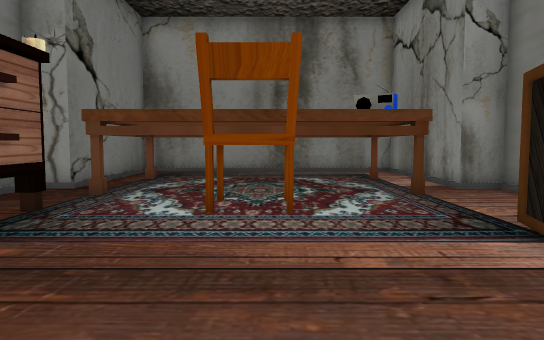
[1] (above)

12 first-person views from a walk through a Unity game level. The camera is 1.5 m above the floor, tilts 4° down and sees 70° across. The floor is counted in squares, 1.33 m on a side. Each view is taken from the middle of a square. On the plan, view 1 faces up. The plan holds only what a view shows up to about 14 squares ahead; the rest is blank. The player character is not drawn.

[2]
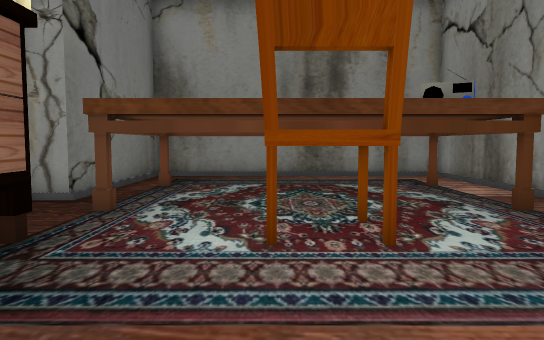

[3]
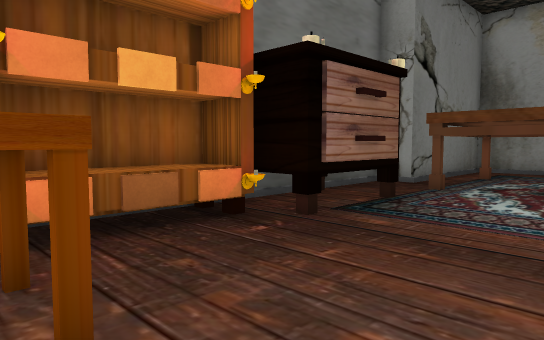

[4]
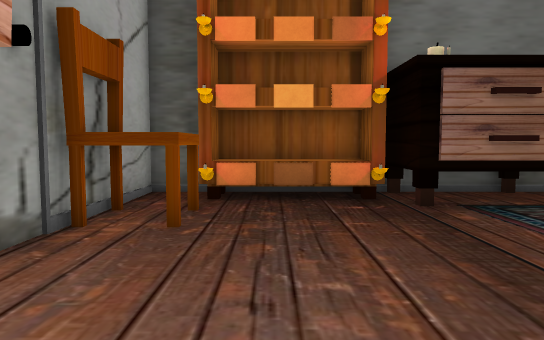

[5]
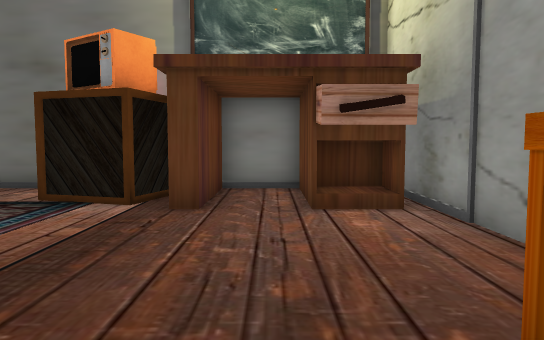

[6]
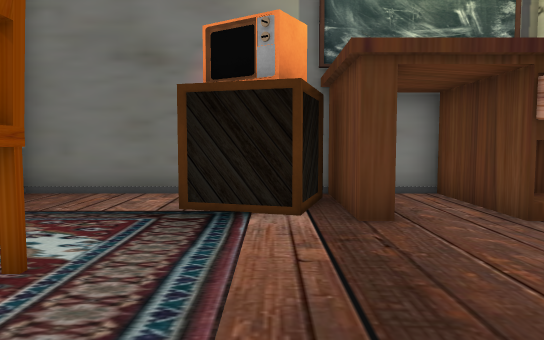

[7]
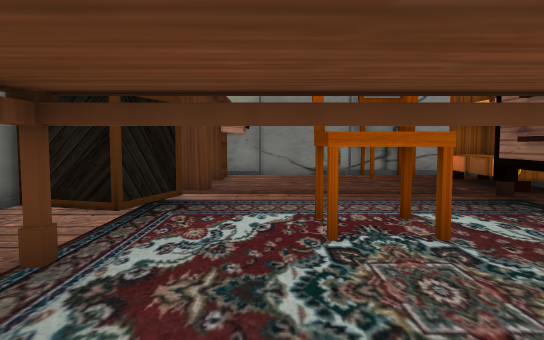

[8]
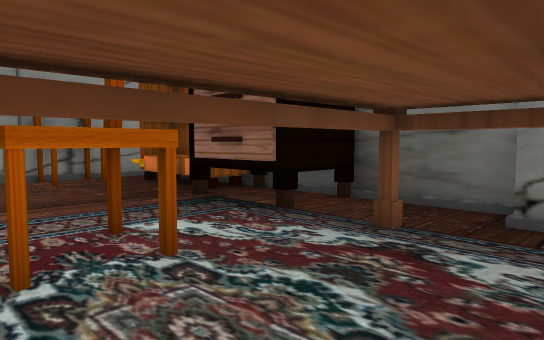

[9]
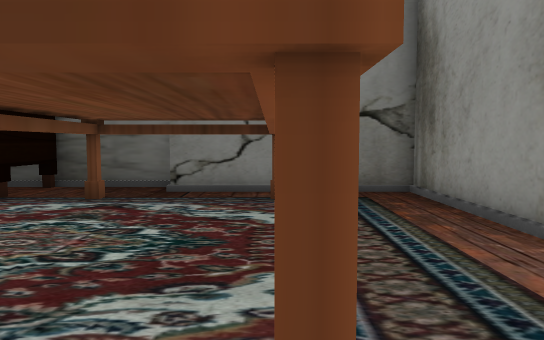

[10]
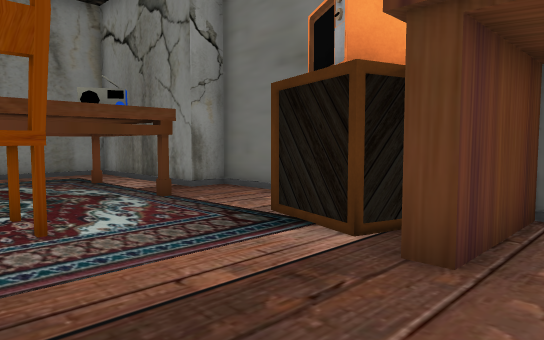

[11]
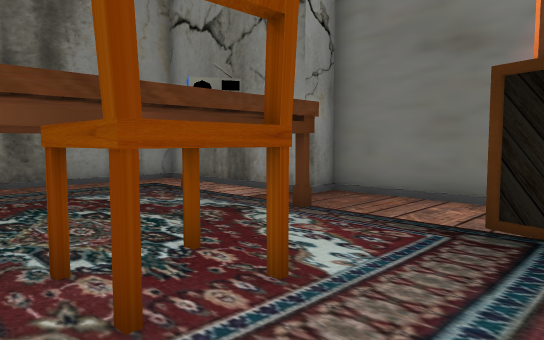

[12]
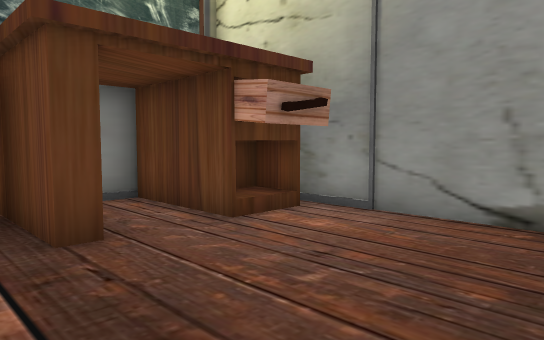

### Floor plan
Key: @ floor where view 1 was taken; # wall or solid block; . floor; / step, stairs or slope; O other object.
Columns run from 6 left of view 1 to 6 right of it. Each row starts with its distance up from view 1.
 16  ###########
 15  #/////////#
 14  #.........#
 13  #.........#
 12  #.......#.#
 11  #.........#
 10 ##.........##
  9 #...........#
  8 #.#......#..#
  7 #....OO.....#
  6 #OO..OO.....#
  5 #OO.......O##
  4 #O#......####
  3 ##OO.......##
  2 #O.......####
  1 #O..........#
  0 #OOO..@..O###
 -1 #.OOO....O#
 -2 ###########

Positions as (right, up) in squares from view 1, and headings:
1: (0, 0), facing up
2: (-1, 2), facing up
3: (0, -1), facing up-left
4: (3, 1), facing left
5: (-4, 1), facing right
6: (-3, 4), facing right
7: (1, 12), facing down
8: (1, 11), facing down-left
9: (4, 12), facing left
10: (-1, 1), facing up-right
11: (-2, 4), facing up-right
12: (-2, 4), facing down-right
